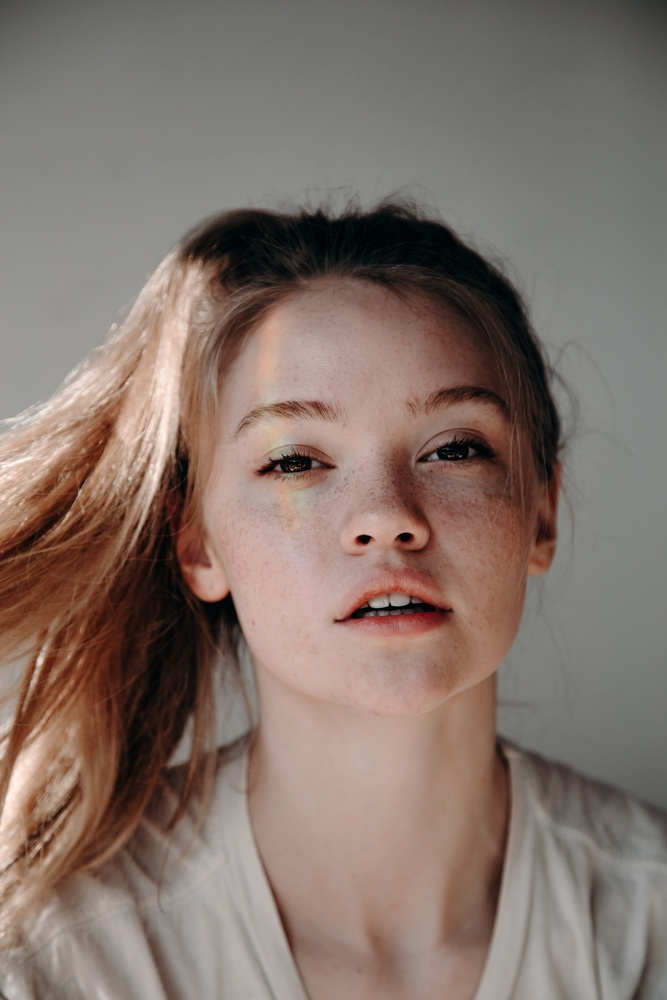
#> input picture python_pillow_trecerect/tutorial1/image.jpg, 667 x 1000 px, shrunk from 1920 x 2880 before the run
$ python grayscale.py ../image.jpg
#> lines starting #> are read from the running program, lines starting #| are printed output that depends on the picture
from PIL import Image
import sys
import time
try:
    img = Image.open(sys.argv[1])
#> img is the input picture: PIL image 667x1000 RGB; mean R, G, B 131.1, 114.8, 106.8
    ## converting it to grayscale
    print("image loaded")
    time.sleep(1)
    print("converted to grayscale")
    time.sleep(1)
    gray = img.convert('L')
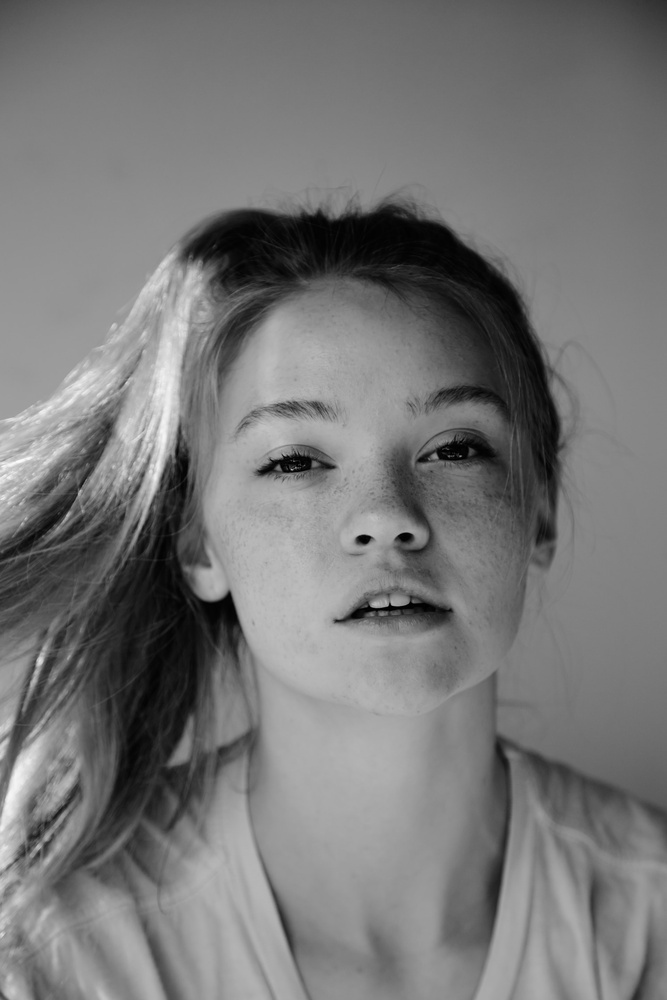
#> gray: PIL image 667x1000 L; min 0, max 252, mean 118.8
    gray.show()

except:
    print("Problem loading image")
    print("Aborting program")
